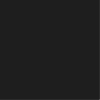
Frame 1 (no input)
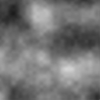
Frame 60 (no input)
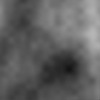
Frame 120 (the mouse pressed at the canvas centre since frame 60)

The p5.js sketch that drew these frames (run headless with seeded random() and noise() and a simulated clock; from frame 60 on, the mouse is pressed at the canvas centre):

// p5.js sketch
// ── sketch.js
function generateClouds(size, scale, offset) {
  let result = [];
  for (var i = 0; i < size; i++) {
    for (var j = 0; j < size; j++) {
      var n = noise(offset + i / scale, offset + j / scale);
      var gray = map(n, 0, 1, 0, 255);
      result[i*size+j] = gray;
    }
  }
  return result;
}

function setup() {
  let width = 100;
  let height = 100;
  createCanvas(width, height);
  // stroke(255);
  fill(30);
  strokeWeight(2);
  strokeCap(SQUARE);
  // for (var i = 0; i < width; i++) {
  //   for (var j = 0; j < height; j++) {
  //     var n = noise(i / 10, j / 20);
  //     var gray = map(n, 0, 1, 0, 255);
  //     // var size = map(n, 0, 1, 5, 20);
  //     // console.log(gray);
  //     // fill(gray);
  //     stroke(gray);
  //     point(i*4, j*4);
  //     // ellipse(i + 1, j + 1, 1, 1);
  //   }
  // }
  // 
}

let x = 0;
function draw() {
  generateClouds(width, 10*sin(x/10)*5, x*5).forEach((value, i) => {
    stroke(value);
    point(int(i % width), int(floor(i / width)));
    // console.log(width, i, floor(i / width))
  });

  x += 0.1;
}
